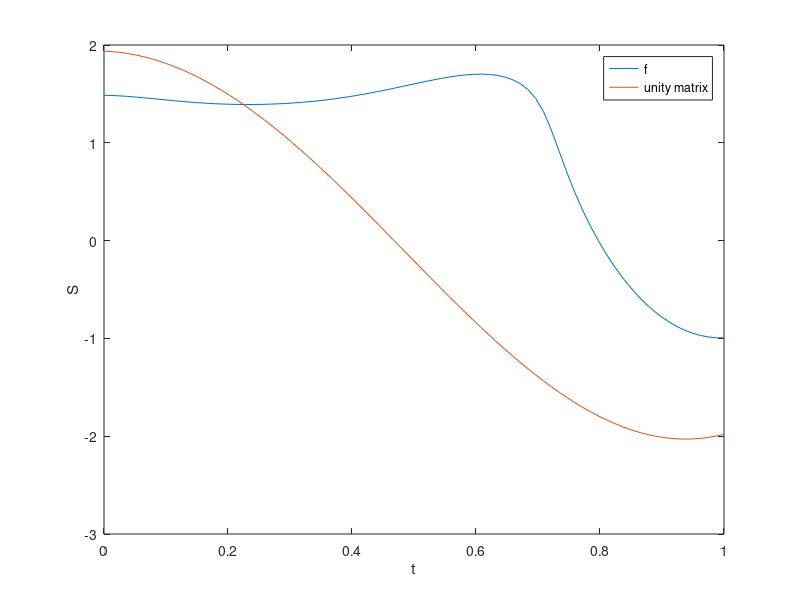

MATLAB code for this plot:
energies=[1,2;5,7]; # eV
amplitudes=[1,2;5,7]/sqrt(79);
f=0.5*[
  1,0,1,sqrt(2);
  sqrt(2),1,0,-1;
  -1,sqrt(2),1,0;
  0,-1,sqrt(2),-1
];
# check unitarity of f
unity=f*f'

# Planck's constant over 2 pi in eVs units.
function retval = hbar()
  retval = 6.582119569e-16;
endfunction

# Calculates 2x2 density matrix of state |psi> in a 2 qubit space
# depending on the view defined by unitary matrix f and the time.
# f is meant relative to the energy representation.
#
# E_4 vector with 4 energy eigenvalues
# d_4 amplitudes of energy eigenvectors
# (|psi> = sum of d_i * |E_i>)
# f_4_4 4x4 transformation matrix to 2x2 split view
# t time scalar value
function ret = rho_4_4(E_4, d_4, f_4_4, t)
  ret = [0,0;0,0];
  f_adjugate = f_4_4';
  for k_ = 1:2
    for m_ = 1:2
      for i_ = 1:4
        for j_ = 1:4
          omega_ij = (E_4(i_)-E_4(j_))/hbar;
          exp_ij = exp(-i*omega_ij*t);
          for p_ = 1:2
            index_f = (k_-1)*2+(p_-1)+1;
            index_f_adj = (m_-1)*2+(p_-1)+1;
            ret(k_,m_) += d_4(i_)*d_4(j_)'*f_4_4(i_,index_f)*f_adjugate(index_f_adj,j_)*exp_ij;
          endfor
        endfor
      endfor
    endfor
  endfor
endfunction

N_points=80;
t=linspace(0,1,N_points);
S1=linspace(0,0,N_points);
S2=linspace(0,0,N_points);
for t_ = 1:N_points
  rho = rho_4_4(energies, amplitudes, f, t_*1e-17);
  S = -trace(rho*log2(rho))
  S1(t_) = real(S); # suppress very small imaginary part (numeric errors < 1e-15)
  rho = rho_4_4(energies, amplitudes, unity, t_*1e-17);
  S = -trace(rho*log2(rho));
  S2(t_) = real(S); # suppress very small imaginary part (numeric errors < 1e-15)
endfor
plot(t,S1,"-;f;",t,S2,"-;unity matrix;");
xlabel("t");
ylabel("S");
